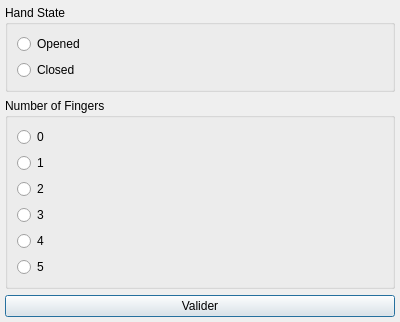
<?xml version="1.0" encoding="UTF-8"?>
<ui version="4.0">
 <class>DialogData</class>
 <widget class="QDialog" name="DialogData">
  <property name="geometry">
   <rect>
    <x>0</x>
    <y>0</y>
    <width>400</width>
    <height>300</height>
   </rect>
  </property>
  <property name="windowTitle">
   <string>Dialog</string>
  </property>
  <layout class="QGridLayout" name="gridLayout_2">
   <property name="margin">
    <number>5</number>
   </property>
   <item row="0" column="0">
    <layout class="QGridLayout" name="gridLayout">
     <item row="0" column="0">
      <layout class="QGridLayout" name="image_layout"/>
     </item>
    </layout>
   </item>
   <item row="0" column="1">
    <layout class="QVBoxLayout" name="verticalLayout">
     <item>
      <widget class="QGroupBox" name="hand_state">
       <property name="title">
        <string>Hand State</string>
       </property>
       <layout class="QVBoxLayout" name="verticalLayout_3">
        <item>
         <widget class="QRadioButton" name="hand_open">
          <property name="text">
           <string>Opened</string>
          </property>
         </widget>
        </item>
        <item>
         <widget class="QRadioButton" name="hand_close">
          <property name="text">
           <string>Closed</string>
          </property>
         </widget>
        </item>
       </layout>
      </widget>
     </item>
     <item>
      <widget class="QGroupBox" name="finger_state">
       <property name="title">
        <string>Number of Fingers</string>
       </property>
       <layout class="QVBoxLayout" name="verticalLayout_2">
        <item>
         <widget class="QRadioButton" name="finger_0">
          <property name="text">
           <string>0</string>
          </property>
         </widget>
        </item>
        <item>
         <widget class="QRadioButton" name="finger_1">
          <property name="text">
           <string>1</string>
          </property>
         </widget>
        </item>
        <item>
         <widget class="QRadioButton" name="finger_2">
          <property name="text">
           <string>2</string>
          </property>
         </widget>
        </item>
        <item>
         <widget class="QRadioButton" name="finger_3">
          <property name="text">
           <string>3</string>
          </property>
         </widget>
        </item>
        <item>
         <widget class="QRadioButton" name="finger_5">
          <property name="text">
           <string>4</string>
          </property>
         </widget>
        </item>
        <item>
         <widget class="QRadioButton" name="finger_4">
          <property name="text">
           <string>5</string>
          </property>
         </widget>
        </item>
       </layout>
      </widget>
     </item>
    </layout>
   </item>
   <item row="1" column="1">
    <widget class="QPushButton" name="valid_button">
     <property name="text">
      <string>Valider</string>
     </property>
    </widget>
   </item>
  </layout>
 </widget>
 <resources/>
 <connections/>
</ui>
